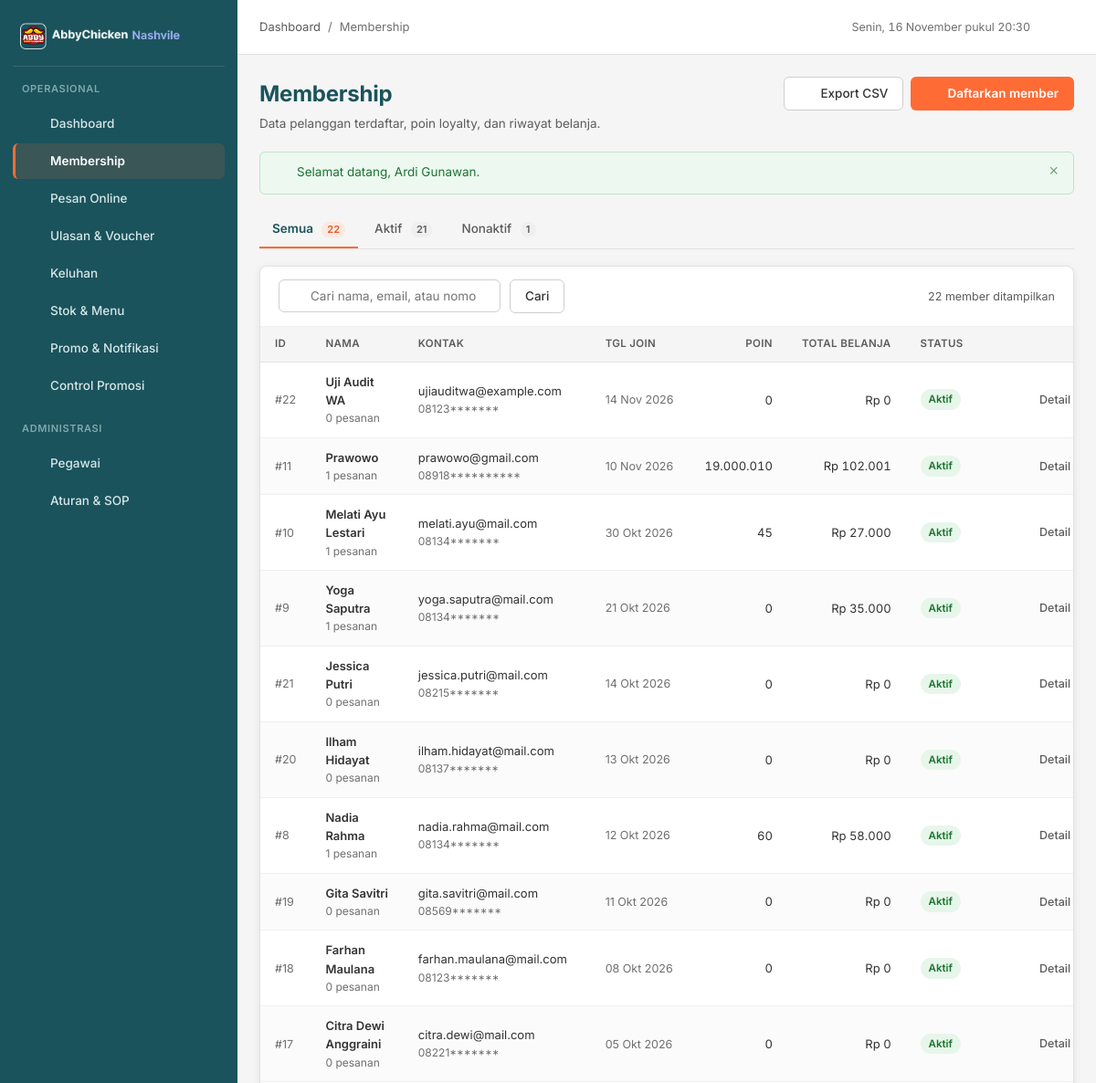
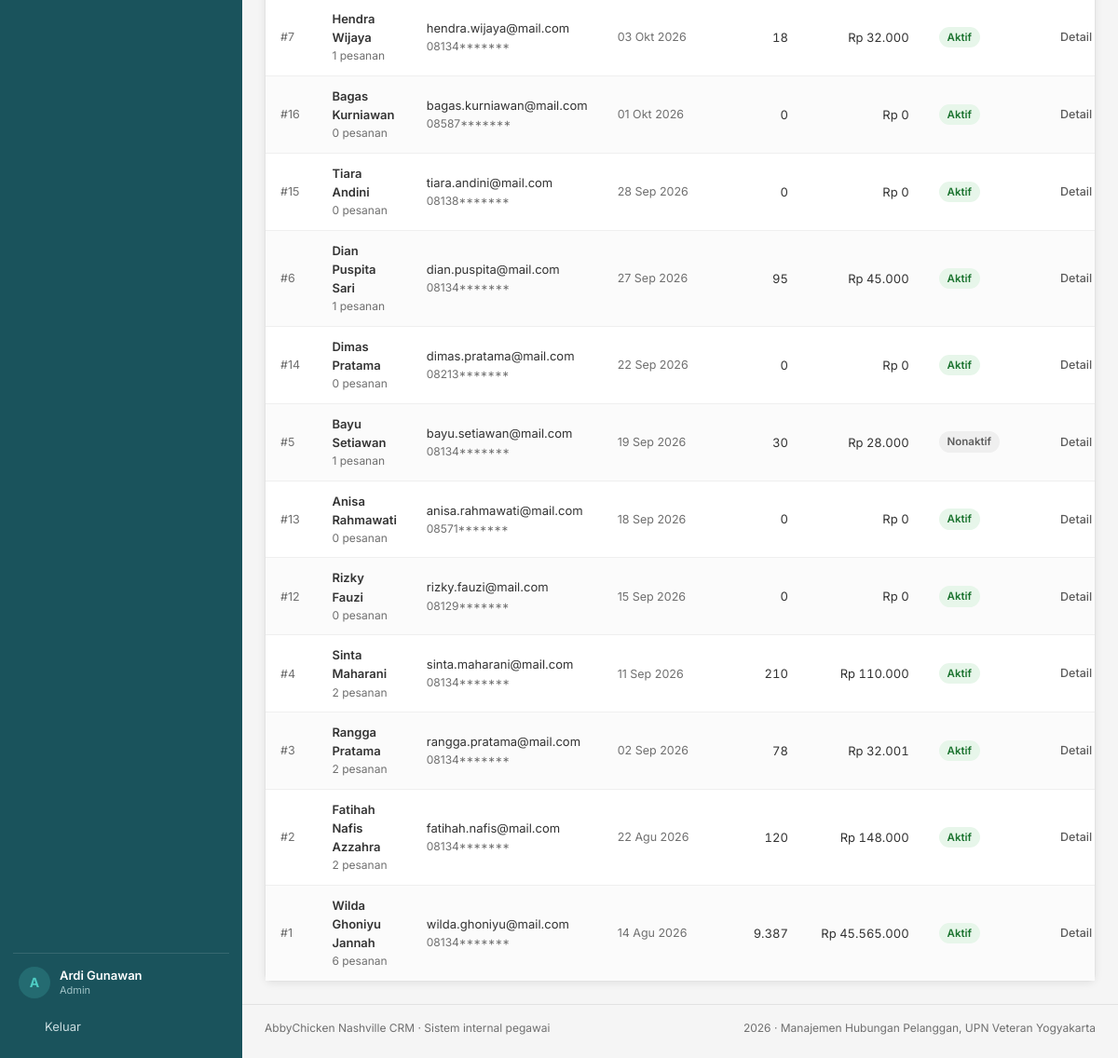
/pages/membership/index.php (signed in), run on the app's committed database (2 pictures, top to bottom).
### tables this page shows
CREATE TABLE `member` (
  `member_id` int(11) NOT NULL AUTO_INCREMENT,
  `email` varchar(100) NOT NULL,
  `password` varchar(255) NOT NULL DEFAULT '123456',
  `no_telp` varchar(15) NOT NULL,
  `tgl_join` date NOT NULL,
  `name` varchar(100) NOT NULL,
  `total_poin` int(11) NOT NULL DEFAULT 0,
  `member_status` enum('aktif','nonaktif') NOT NULL DEFAULT 'aktif',
  PRIMARY KEY (`member_id`),
  UNIQUE KEY `uq_member_email` (`email`),
  KEY `idx_member_nama` (`name`),
  KEY `idx_member_status` (`member_status`)
);

### pages/membership/index.php (the view, shortened to what this page needs)
<?php
require_once __DIR__ . '/../../config/database.php';
$cari   = trim($_GET['q'] ?? '');
$status = $_GET['status'] ?? 'semua';
$sql = "SELECT m.*,
        (SELECT COUNT(*) FROM pemesanan p WHERE p.member_id = m.member_id) AS jml_pesanan,
        (SELECT COALESCE(SUM(jumlah_bayar),0) FROM pemesanan p WHERE p.member_id = m.member_id AND p.status_pesanan <> 'dibatalkan') AS total_belanja
    FROM member m WHERE 1=1";
$sql .= ' ORDER BY m.tgl_join DESC, m.member_id DESC';
$stmt = mysqli_prepare($conn, $sql);
mysqli_stmt_execute($stmt);
$members = mysqli_stmt_get_result($stmt);
$total_aktif = (int) (mysqli_fetch_assoc(mysqli_query($conn, "SELECT COUNT(*) n FROM member WHERE member_status='aktif'"))['n'] ?? 0);
$total_semua = (int) (mysqli_fetch_assoc(mysqli_query($conn, "SELECT COUNT(*) n FROM member"))['n'] ?? 0);
$total_nonaktif = $total_semua - $total_aktif;
$page_actions  = '<a class="btn btn--secondary" href="' . e(base_url('pages/membership/export.php')) . '">' . icon('download', 16) . ' Export CSV</a>'
    . '<a class="btn btn--primary" href="' . e(base_url('pages/membership/tambah.php')) . '">' . icon('plus', 16) . ' Daftarkan member</a>';
require_once __DIR__ . '/../../includes/header.php';
?>
<nav class="tabs" aria-label="Filter status member">
  <a class="tab<?= $status === 'semua' ? ' is-active' : '' ?>" href="?status=semua<?= $cari !== '' ? '&q=' . urlencode($cari) : '' ?>">Semua <span class="tab__count"><?= $total_semua ?></span></a>
  <a class="tab<?= $status === 'aktif' ? ' is-active' : '' ?>" href="?status=aktif<?= $cari !== '' ? '&q=' . urlencode($cari) : '' ?>">Aktif <span class="tab__count"><?= $total_aktif ?></span></a>
  <a class="tab<?= $status === 'nonaktif' ? ' is-active' : '' ?>" href="?status=nonaktif<?= $cari !== '' ? '&q=' . urlencode($cari) : '' ?>">Nonaktif <span class="tab__count"><?= $total_nonaktif ?></span></a>
</nav>
<article class="card">
  <form class="toolbar" method="get" action="">
    <div class="search">
      <input class="input" type="search" id="q" name="q" value="<?= e($cari) ?>"
             placeholder="Cari nama, email, atau nomor telepon">
    </div>
    <button class="btn btn--secondary" type="submit">Cari</button>
    <div class="toolbar__right">
      <span class="text-small text-muted"><?= mysqli_num_rows($members) ?> member ditampilkan</span>
    </div>
  </form>
  <div class="table-wrap">
    <?php if (mysqli_num_rows($members) === 0): ?>
      <div class="empty">
        <div class="empty__icon"><?= icon('member', 20) ?></div>
        <h3>Data member tidak ditemukan</h3>
        <p><?= $cari !== '' ? 'Tidak ada member yang cocok dengan kata kunci "' . e($cari) . '". Coba kata kunci lain atau reset pencarian.' : 'Belum ada member terdaftar. Daftarkan member pertama untuk mulai mengumpulkan data pelanggan.' ?></p>
        <?php if ($cari === ''): ?>
          <a class="btn btn--primary" href="<?= e(base_url('pages/membership/tambah.php')) ?>">Daftarkan member</a>
        <?php endif; ?>
      </div>
    <?php else: ?>
      <table class="table">
        <thead>
          <tr>
            <th>ID</th>
            <th>Nama</th>
            <th>Kontak</th>
            <th>Tgl join</th>
            <th class="num">Poin</th>
            <th class="num">Total belanja</th>
            <th>Status</th>
            <th class="col-actions">Aksi</th>
          </tr>
        </thead>
        <tbody>
          <?php while ($m = mysqli_fetch_assoc($members)): ?>
            <tr>
              <td class="muted">#<?= (int) $m['member_id'] ?></td>
              <td>
                <div class="cell-stack">
                  <span class="strong"><?= e($m['name']) ?></span>
                  <small><?= (int) $m['jml_pesanan'] ?> pesanan</small>
                </div>
              </td>
              <td>
                <div class="cell-stack">
                  <span><?= e($m['email']) ?></span>
                  <small><?= e(tampil_telepon($m['no_telp'])) ?></small>
                </div>
              </td>
              <td class="muted nowrap"><?= e(tanggal_id($m['tgl_join'])) ?></td>
              <td class="num"><?= number_format((int) $m['total_poin'], 0, ',', '.') ?></td>
              <td class="num"><?= e(rupiah($m['total_belanja'])) ?></td>
              <td><?= badge_member($m['member_status']) ?></td>
              <td class="col-actions">
                <span class="btn-group">
                  <a class="btn btn--ghost btn--sm" href="<?= e(base_url('pages/membership/detail.php?id=' . (int) $m['member_id'])) ?>" title="Lihat detail dan riwayat"><?= icon('eye', 15) ?> Detail</a>
                </span>
              </td>
            </tr>
          <?php endwhile; ?>
        </tbody>
      </table>
    <?php endif; ?>
  </div>
</article>
<?php require_once __DIR__ . '/../../includes/footer.php'; ?>

### includes/functions.php (shortened to what this page needs)
<?php
function e($value)
{
    return htmlspecialchars((string) $value, ENT_QUOTES, 'UTF-8');
}
function rupiah($angka)
{
    return 'Rp ' . number_format((float) $angka, 0, ',', '.');
}
function tanggal_id($datetime, $dengan_jam = false)
{
    $bulan = [1 => 'Jan', 'Feb', 'Mar', 'Apr', 'Mei', 'Jun', 'Jul', 'Agu', 'Sep', 'Okt', 'Nov', 'Des'];
    $ts = strtotime($datetime);
    $teks = date('d', $ts) . ' ' . $bulan[(int) date('n', $ts)] . ' ' . date('Y', $ts);
    return $teks;
}
function badge_member($status)
{
    if ($status === 'aktif') {
        return '<span class="badge badge--success">Aktif</span>';
    }
    return '<span class="badge badge--neutral">Nonaktif</span>';
}
function icon($nama, $ukuran = 18)
{
    $isi = $path[$nama] ?? $path['dashboard'];
    return '<svg class="icon" width="' . (int) $ukuran . '" height="' . (int) $ukuran . '" viewBox="0 0 24 24" fill="none" '
        . 'stroke="currentColor" stroke-width="1.6" stroke-linecap="round" stroke-linejoin="round" aria-hidden="true">'
        . $isi . '</svg>';
}
function base_url($path = '')
{
    $root = rtrim(str_replace('\\', '/', dirname($_SERVER['SCRIPT_NAME'] ?? '/')), '/');
    if (preg_match('#^(.*?)/(?:pages|api)(?:/.*)?$#', $root, $m)) {
        $root = $m[1];
    }
    return $root . '/' . ltrim($path, '/');
}
function sensor_telepon($telepon, $tampil_awal = 5)
{
    $tel = trim((string) $telepon);
    $panjang     = mb_strlen($tel);
    $tampil_awal = max(0, (int) $tampil_awal);
    return mb_substr($tel, 0, $tampil_awal) . str_repeat('*', $panjang - $tampil_awal);
}
function tampil_telepon($telepon, $role = null)
{
    $tel = trim((string) $telepon);
    $role_aktif = $role !== null ? (string) $role : (string) ($_SESSION['role'] ?? '');
    return sensor_telepon($tel, 5);
}

### data on the page
member: member_id "22", name "Uji Audit WA", jml_pesanan "0", email "ujiauditwa@example.com", no_telp "08123*******", tgl_join "14 Nov 2026", total_poin "0", total_belanja "Rp 0", member_status "Aktif", $ukuran 15 (drawn)
member: member_id "11", name "Prawowo", jml_pesanan "1", email "prawowo@gmail.com", no_telp "08918**********", tgl_join "10 Nov 2026", total_poin "19.000.010", total_belanja "Rp 102.001", member_status "Aktif", $ukuran 15 (drawn)
member: member_id "10", name "Melati Ayu Lestari", jml_pesanan "1", email "melati.ayu@mail.com", no_telp "08134*******", tgl_join "30 Okt 2026", total_poin "45", total_belanja "Rp 27.000", member_status "Aktif", $ukuran 15 (drawn)
member: member_id "9", name "Yoga Saputra", jml_pesanan "1", email "yoga.saputra@mail.com", no_telp "08134*******", tgl_join "21 Okt 2026", total_poin "0", total_belanja "Rp 35.000", member_status "Aktif", $ukuran 15 (drawn)
member: member_id "21", name "Jessica Putri", jml_pesanan "0", email "jessica.putri@mail.com", no_telp "08215*******", tgl_join "14 Okt 2026", total_poin "0", total_belanja "Rp 0", member_status "Aktif", $ukuran 15 (drawn)
member: member_id "20", name "Ilham Hidayat", jml_pesanan "0", email "ilham.hidayat@mail.com", no_telp "08137*******", tgl_join "13 Okt 2026", total_poin "0", total_belanja "Rp 0", member_status "Aktif", $ukuran 15 (drawn)
member: member_id "8", name "Nadia Rahma", jml_pesanan "1", email "nadia.rahma@mail.com", no_telp "08134*******", tgl_join "12 Okt 2026", total_poin "60", total_belanja "Rp 58.000", member_status "Aktif", $ukuran 15 (drawn)
member: member_id "19", name "Gita Savitri", jml_pesanan "0", email "gita.savitri@mail.com", no_telp "08569*******", tgl_join "11 Okt 2026", total_poin "0", total_belanja "Rp 0", member_status "Aktif", $ukuran 15 (drawn)
member: member_id "18", name "Farhan Maulana", jml_pesanan "0", email "farhan.maulana@mail.com", no_telp "08123*******", tgl_join "08 Okt 2026", total_poin "0", total_belanja "Rp 0", member_status "Aktif", $ukuran 15 (drawn)
member: member_id "17", name "Citra Dewi Anggraini", jml_pesanan "0", email "citra.dewi@mail.com", no_telp "08221*******", tgl_join "05 Okt 2026", total_poin "0", total_belanja "Rp 0", member_status "Aktif", $ukuran 15 (drawn)
member: member_id "7", name "Hendra Wijaya", jml_pesanan "1", email "hendra.wijaya@mail.com", no_telp "08134*******", tgl_join "03 Okt 2026", total_poin "18", total_belanja "Rp 32.000", member_status "Aktif", $ukuran 15 (drawn)
member: member_id "16", name "Bagas Kurniawan", jml_pesanan "0", email "bagas.kurniawan@mail.com", no_telp "08587*******", tgl_join "01 Okt 2026", total_poin "0", total_belanja "Rp 0", member_status "Aktif", $ukuran 15 (drawn)
member: member_id "15", name "Tiara Andini", jml_pesanan "0", email "tiara.andini@mail.com", no_telp "08138*******", tgl_join "28 Sep 2026", total_poin "0", total_belanja "Rp 0", member_status "Aktif"
member: member_id "6", name "Dian Puspita Sari", jml_pesanan "1", email "dian.puspita@mail.com", no_telp "08134*******", tgl_join "27 Sep 2026", total_poin "95", total_belanja "Rp 45.000", member_status "Aktif", $ukuran 15 (drawn)
member: member_id "14", name "Dimas Pratama", jml_pesanan "0", email "dimas.pratama@mail.com", no_telp "08213*******", tgl_join "22 Sep 2026", total_poin "0", total_belanja "Rp 0", member_status "Aktif", $ukuran 15 (drawn)
member: member_id "5", name "Bayu Setiawan", jml_pesanan "1", email "bayu.setiawan@mail.com", no_telp "08134*******", tgl_join "19 Sep 2026", total_poin "30", total_belanja "Rp 28.000", $ukuran 15 (drawn)
member: member_id "13", name "Anisa Rahmawati", jml_pesanan "0", email "anisa.rahmawati@mail.com", no_telp "08571*******", tgl_join "18 Sep 2026", total_poin "0", total_belanja "Rp 0", member_status "Aktif", $ukuran 15 (drawn)
member: member_id "12", name "Rizky Fauzi", jml_pesanan "0", email "rizky.fauzi@mail.com", no_telp "08129*******", tgl_join "15 Sep 2026", total_poin "0", total_belanja "Rp 0", member_status "Aktif", $ukuran 15 (drawn)
member: member_id "4", name "Sinta Maharani", jml_pesanan "2", email "sinta.maharani@mail.com", no_telp "08134*******", tgl_join "11 Sep 2026", total_poin "210", total_belanja "Rp 110.000", member_status "Aktif", $ukuran 15 (drawn)
member: member_id "3", name "Rangga Pratama", jml_pesanan "2", email "rangga.pratama@mail.com", no_telp "08134*******", tgl_join "02 Sep 2026", total_poin "78", total_belanja "Rp 32.001", member_status "Aktif", $ukuran 15 (drawn)
member: member_id "2", name "Fatihah Nafis Azzahra", jml_pesanan "2", email "fatihah.nafis@mail.com", no_telp "08134*******", tgl_join "22 Agu 2026", total_poin "120", total_belanja "Rp 148.000", member_status "Aktif", $ukuran 15 (drawn)
member: member_id "1", name "Wilda Ghoniyu Jannah", jml_pesanan "6", email "wilda.ghoniyu@mail.com", no_telp "08134*******", tgl_join "14 Agu 2026", total_poin "9.387", total_belanja "Rp 45.565.000", member_status "Aktif", $ukuran 15 (drawn)

### other printed values
$item['label'] "Dashboard"
$item['label'] "Membership"
$item['label'] "Pesan Online"
$item['label'] "Ulasan & Voucher"
$item['label'] "Keluhan"
$item['label'] "Stok & Menu"
$item['label'] "Promo & Notifikasi"
$item['label'] "Control Promosi"
$item['label'] "Pegawai"
$item['label'] "Aturan & SOP"
mb_substr($nama_pegawai, 0, 1) "A"
$nama_pegawai "Ardi Gunawan"
$role_pegawai "Admin"
$page_title "Membership"
$page_subtitle "Data pelanggan terdaftar, poin loyalty, dan riwayat belanja."
